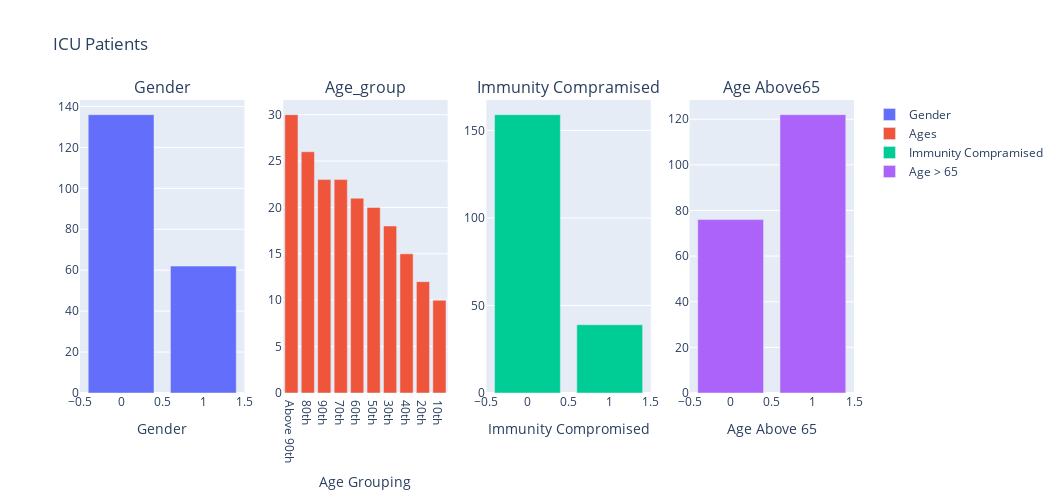

Notebook source saved alongside this figure:
### Code cell
#from plotly.subplots import make_subplots
#import plotly.graph_objects as go
data1 = icu_set['GENDER'].value_counts()
data2 = icu_set['AGE_PERCENTIL'].value_counts()
data3 = icu_set['IMMUNOCOMPROMISED'].value_counts()
data4 = icu_set['AGE_ABOVE65'].value_counts()
fig = make_subplots(rows=1, cols=4, subplot_titles=("Gender", "Age_group", "Immunity Compramised", "Age Above65"))

fig.add_trace(
    go.Bar(name = "Gender", x=data1.index, y = data1), row=1, col=1
)

fig.add_trace(
    go.Bar(name = 'Ages', x=data2.index, y=data2),row=1, col=2
)

fig.add_trace(
    go.Bar(name = "Immunity Compramised",x=data3.index, y=data3),row=1, col=3
)

fig.add_trace(
    go.Bar(name = "Age > 65", x=data4.index, y=data4),row=1, col=4,
)

fig.update_xaxes(title_text="Gender", row=1, col=1)
fig.update_xaxes(title_text="Age Grouping", row=1, col=2)
fig.update_xaxes(title_text="Immunity Compromised", row=1, col=3)
fig.update_xaxes(title_text="Age Above 65", row=1, col=4)


fig.update_layout(height=500, width=1060,title_text="ICU Patients")
fig.show()

### Figure 1 — Plotly figure (JSON) as saved in the notebook; plotly's stock layout.template omitted (floating-point values rounded to 4 significant figures)
{"data": [{"name": "Gender", "type": "bar", "x": [0, 1], "xaxis": "x", "y": [136, 62], "yaxis": "y"}, {"name": "Ages", "type": "bar", "x": ["Above 90th", "80th", "90th", "70th", "60th", "50th", "30th", "40th", "20th", "10th"], "xaxis": "x2", "y": [30, 26, 23, 23, 21, 20, 18, 15, 12, 10], "yaxis": "y2"}, {"name": "Immunity Compramised", "type": "bar", "x": [0, 1], "xaxis": "x3", "y": [159, 39], "yaxis": "y3"}, {"name": "Age > 65", "type": "bar", "x": [1, 0], "xaxis": "x4", "y": [122, 76], "yaxis": "y4"}], "layout": {"annotations": [{"font": {"size": 16}, "showarrow": false, "text": "Gender", "x": 0.1062, "xanchor": "center", "xref": "paper", "y": 1, "yanchor": "bottom", "yref": "paper"}, {"font": {"size": 16}, "showarrow": false, "text": "Age_group", "x": 0.3688, "xanchor": "center", "xref": "paper", "y": 1, "yanchor": "bottom", "yref": "paper"}, {"font": {"size": 16}, "showarrow": false, "text": "Immunity Compramised", "x": 0.6313, "xanchor": "center", "xref": "paper", "y": 1, "yanchor": "bottom", "yref": "paper"}, {"font": {"size": 16}, "showarrow": false, "text": "Age Above65", "x": 0.8938, "xanchor": "center", "xref": "paper", "y": 1, "yanchor": "bottom", "yref": "paper"}], "height": 500, "title": {"text": "ICU Patients"}, "width": 1060, "xaxis": {"anchor": "y", "domain": [0, 0.2125], "title": {"text": "Gender"}}, "xaxis2": {"anchor": "y2", "domain": [0.2625, 0.475], "title": {"text": "Age Grouping"}}, "xaxis3": {"anchor": "y3", "domain": [0.525, 0.7375], "title": {"text": "Immunity Compromised"}}, "xaxis4": {"anchor": "y4", "domain": [0.7875, 1], "title": {"text": "Age Above 65"}}, "yaxis": {"anchor": "x", "domain": [0, 1]}, "yaxis2": {"anchor": "x2", "domain": [0, 1]}, "yaxis3": {"anchor": "x3", "domain": [0, 1]}, "yaxis4": {"anchor": "x4", "domain": [0, 1]}}}
